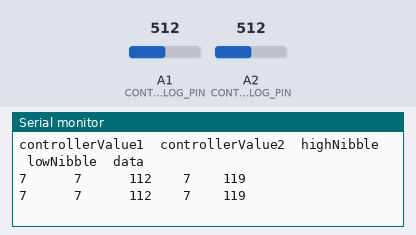
The sketch below on a simulated Arduino Uno, built with avr-gcc and run on an emulated ATmega328P. On the bench: the last lines printed to the serial monitor. The inputs (shaded band) are chosen by the test bench; at power-on: A1 (CONTROLLER_ONE_ANALOG_PIN) = 512, A2 (CONTROLLER_TWO_ANALOG_PIN) = 512.

Above: at 1.9 s.
2.0 s: A1 (CONTROLLER_ONE_ANALOG_PIN) set to 716
At 3.3 s:
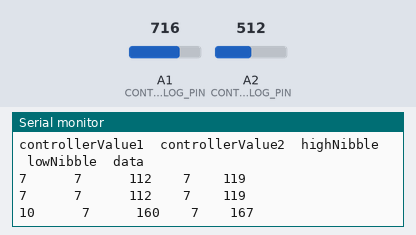
3.6 s: A2 (CONTROLLER_TWO_ANALOG_PIN) set to 716
At 3.6 s:
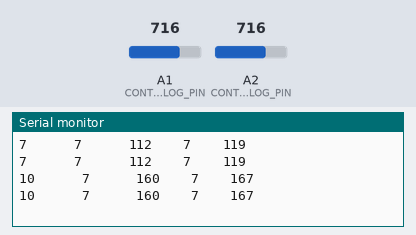
5.2 s: A1 (CONTROLLER_ONE_ANALOG_PIN) set to 900
At 6.6 s:
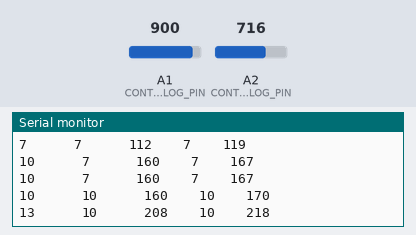
6.8 s: A2 (CONTROLLER_TWO_ANALOG_PIN) set to 900
At 7.3 s:
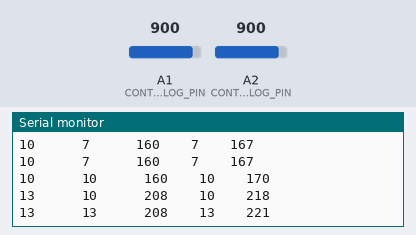
Timing chart, 0 to 9.4 s (numbered marks = the images above; inputs shaded):
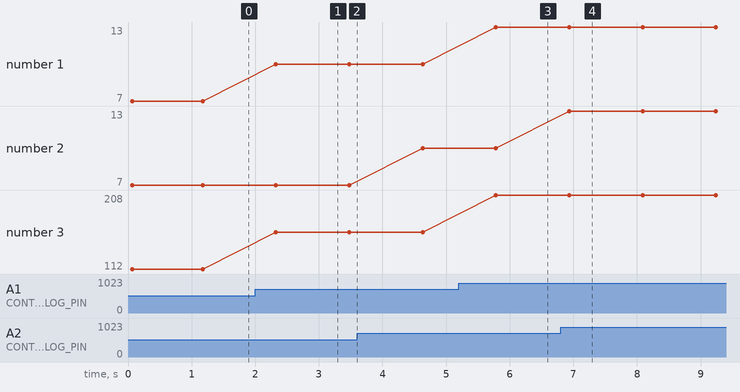

The sketch:

pronguino.ino
```cpp
/**
  Pronguino.ino - Main file for controllers

  Tinkercad version

  Parts required:
  - 2 x 10 kilohm potentiometers

  @author  Neil Deighan

*/

// Controller class
class Controller
{
  public:
    Controller() {}
    Controller(int pin) {
      _pin = pin;
    }

  	int read() {
      // Reads value from pin, which would be a value mapped from 0 to 5V (0 to 1023)
      int pinValue = analogRead(_pin);

      // Small delay to allow the Analog-to-Digital Converter (ADC) to process
      delay(1);

      // Map the pin value to number between 0 and 15
      int value = map(pinValue, 0, 1023, 0, 15);

      return value;
    }


  private:
    int _pin;
};

// Define constants
const int CONTROLLER_COUNT = 2;
const int CONTROLLER_ONE = 0;
const int CONTROLLER_TWO = 1;
const int CONTROLLER_ONE_ANALOG_PIN = A1;
const int CONTROLLER_TWO_ANALOG_PIN = A2;

// Special constant to turn on / off testing mode
const bool TESTING = true;

// Declare controllers
Controller controllers[CONTROLLER_COUNT];

/**
  Setup the serial communications and controllers
*/
void setup() {

  // Initialize serial communication
  Serial.begin(9600);

  // Create Controllers
  controllers[CONTROLLER_ONE] = Controller(CONTROLLER_ONE_ANALOG_PIN);
  controllers[CONTROLLER_TWO] = Controller(CONTROLLER_TWO_ANALOG_PIN);

  // Print debug headers
  if (TESTING) {
    resultsHeader();
  }

}

/**
  Continuously read/write controller values
*/
void loop() {

  // Read the values from each controller
  int controllerValue1 = controllers[CONTROLLER_ONE].read();
  int controllerValue2 = controllers[CONTROLLER_TWO].read();

  // Convert to nibbles
  byte highNibble = (byte) controllerValue1 << 4;
  byte lowNibble  = (byte) controllerValue2;

  // Combine the two nibbles to make a byte
  byte data = highNibble | lowNibble;

  if (TESTING) {
    // Print results detail
    resultsDetail(controllerValue1, controllerValue2, highNibble, lowNibble, data);
  } else {
    // Write the data to serial port
    Serial.write(data);
  }

  // Delay 150 milliseconds
  delay(150);
}

/**
   Print Results Header to Serial Monitor
*/
void resultsHeader() {
  Serial.print("controllerValue1\t");
  Serial.print("controllerValue2\t");
  Serial.print("highNibble\t");
  Serial.print("lowNibble\t");
  Serial.print("data\t");
  Serial.println();
}

/**
   Print Results Detail to Serial Monitor
*/
void resultsDetail(int controllerValue1, int controllerValue2, byte highNibble, byte lowNibble, byte data) {
  Serial.print(controllerValue1); Serial.print("\t\t\t");
  Serial.print(controllerValue2); Serial.print("\t\t\t");
  Serial.print(highNibble); Serial.print("\t\t");
  Serial.print(lowNibble); Serial.print("\t\t");
  Serial.println(data);

  // Slow it down a bit, so can be read, waits one second
  delay(1000);
}
```

Measured:
- after the input at 2.0 s, the serial monitor: prints a new line after 0.32 s (image 1)
- after the input at 5.2 s, the serial monitor: prints a new line after 0.58 s (image 3)
- after the input at 6.8 s, the serial monitor: prints a new line after 0.14 s (image 4)
- plotted number 1: 7 → 10 after the input at 2.0 s, 10 → 13 after the input at 5.2 s
- plotted number 3: 112 → 160 after the input at 2.0 s, 160 → 208 after the input at 5.2 s
